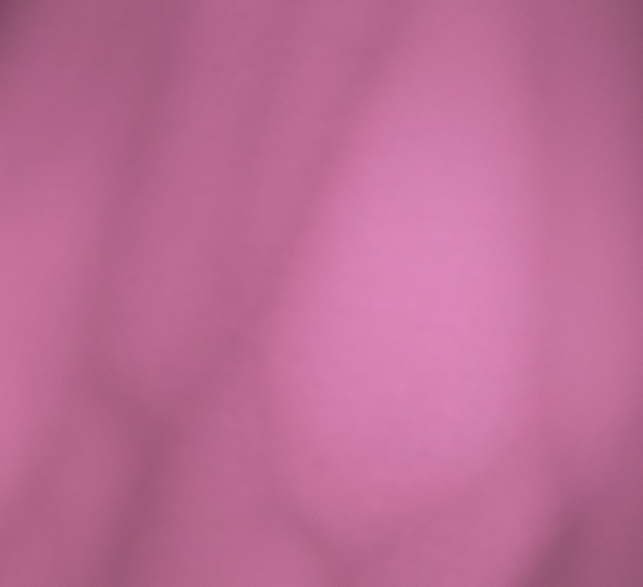
#> input picture 1.png, 1285 x 1173 px (shown at 1/2 size)
$ python VeinRecognition.py
#> lines starting #> are read from the running program, lines starting #| are printed output that depends on the picture; after the words box and inside, x2 and y2 are one past the last pixel; in counts of white or black regions, pixels touching at a corner belong together
import cv2
import numpy as np
import matplotlib.pyplot as plt
def GaussMaskCreate(mask_size,sigma):
    mask_size1=mask_size//2
    x=np.arange(0,mask_size)-mask_size1
    y=np.arange(0,mask_size)-mask_size1
    x, y = np.meshgrid(x, y)
    Mask = np.exp(-(x ** 2 + y ** 2) / (2 * sigma ** 2)) / (np.sqrt(2 * np.pi) * sigma)
    return Mask
imsi=cv2.imread("./1.png",cv2.IMREAD_GRAYSCALE)
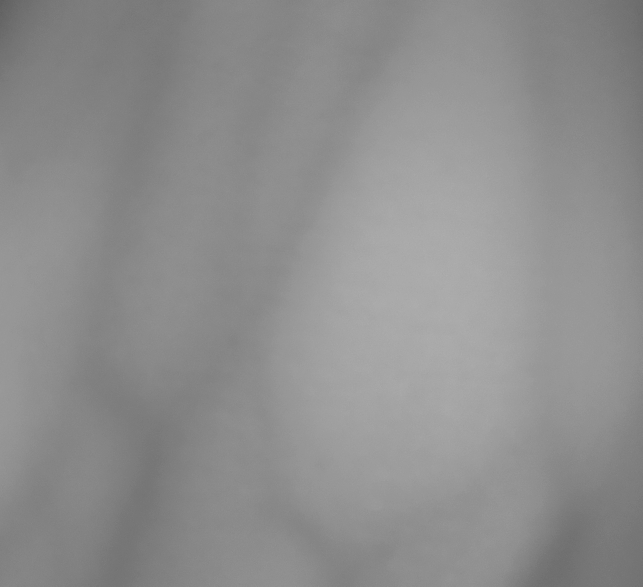
#> imsi: shape (1173, 1285) (shown at 1/2 size); min 92, max 178, mean 142
imsi=cv2.resize(imsi,dsize=(400,400),interpolation=cv2.INTER_AREA)
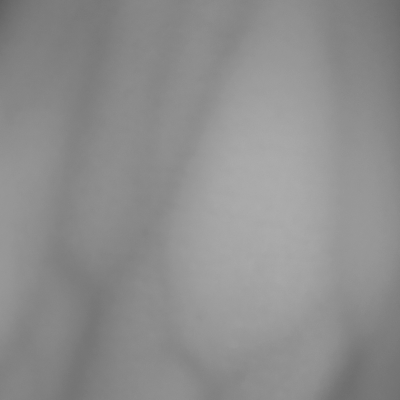
#> imsi: shape (400, 400); min 95, max 172, mean 142
LowpassFilterMask=GaussMaskCreate(3,5)

for i in range(5):
    imsi1=cv2.filter2D(imsi,-1,LowpassFilterMask)
#> this loop made 5 passes
#> pass 1, `imsi1=cv2.filter2D(imsi,-1,LowpassFilterMask)`:
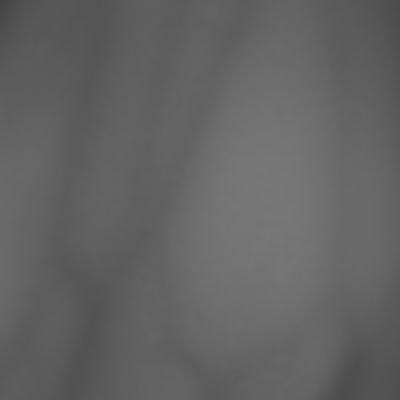
#> imsi1: shape (400, 400); min 67, max 120, mean 99.3

ret,imsi1 = cv2.threshold(imsi1, 90, 255, cv2.THRESH_TRUNC)
ret,imsi1 = cv2.threshold(imsi1, 100, 255, cv2.THRESH_OTSU)
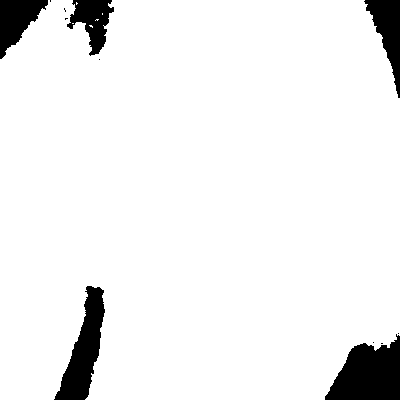
#> imsi1: shape (400, 400); 93.4% white; 12 black regions (7 under 20 px), largest, box (x1, y1, x2, y2) and area: (325, 334, 400, 400) 3363, (54, 286, 105, 400) 2672, (364, 0, 400, 98) 1601, (0, 0, 48, 59) 1540, (67, 0, 114, 56) 1366
#> ret = 86
plt.imshow(imsi1,'gray')
plt.show()

$ run again, with test.jpg saved as 1.png
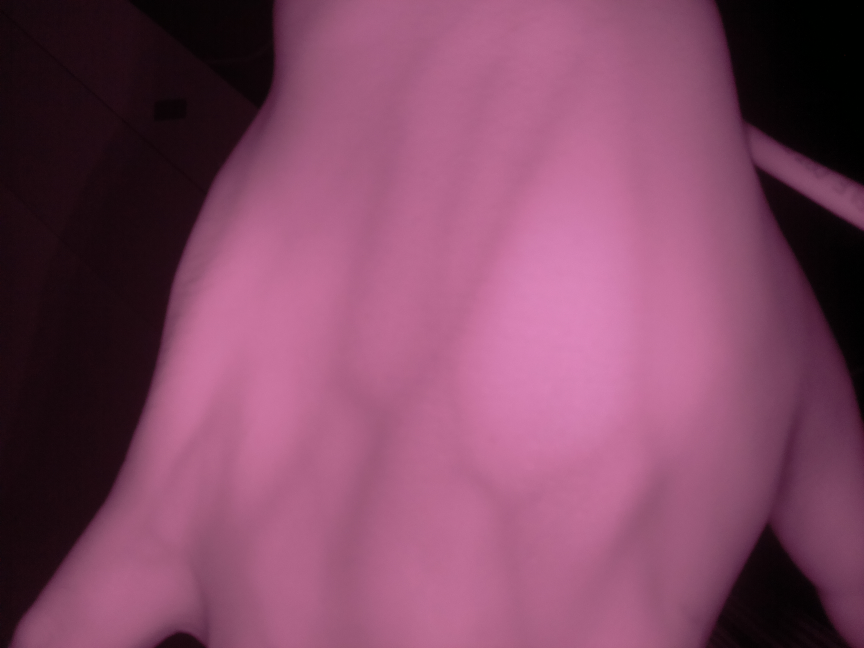
#> input picture test.jpg, 2592 x 1944 px (shown at 1/3 size)
#> `imsi=cv2.resize(imsi,dsize=(400,400),interpolation=cv2.INTER_AREA)`:
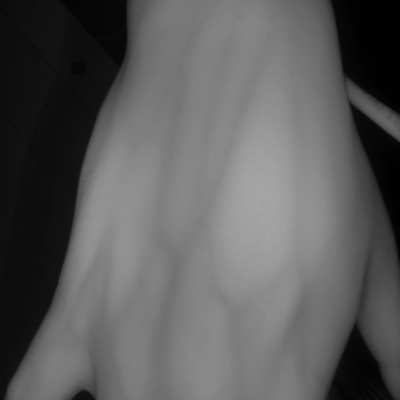
#> imsi: shape (400, 400); min 0, max 166, mean 91.7
#> `ret,imsi1 = cv2.threshold(imsi1, 100, 255, cv2.THRESH_OTSU)`:
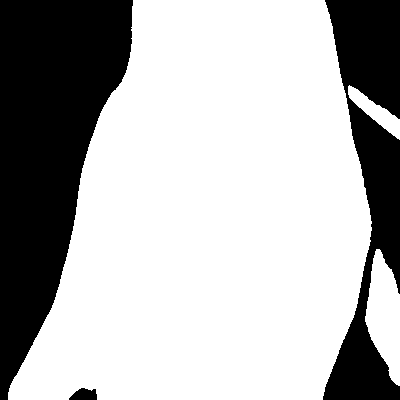
#> imsi1: shape (400, 400); 70.2% white; 3 black regions, box (x1, y1, x2, y2) and area: (0, 0, 133, 400) 31327, (323, 0, 400, 400) 16022, (69, 388, 97, 400) 254
#> ret = 47
